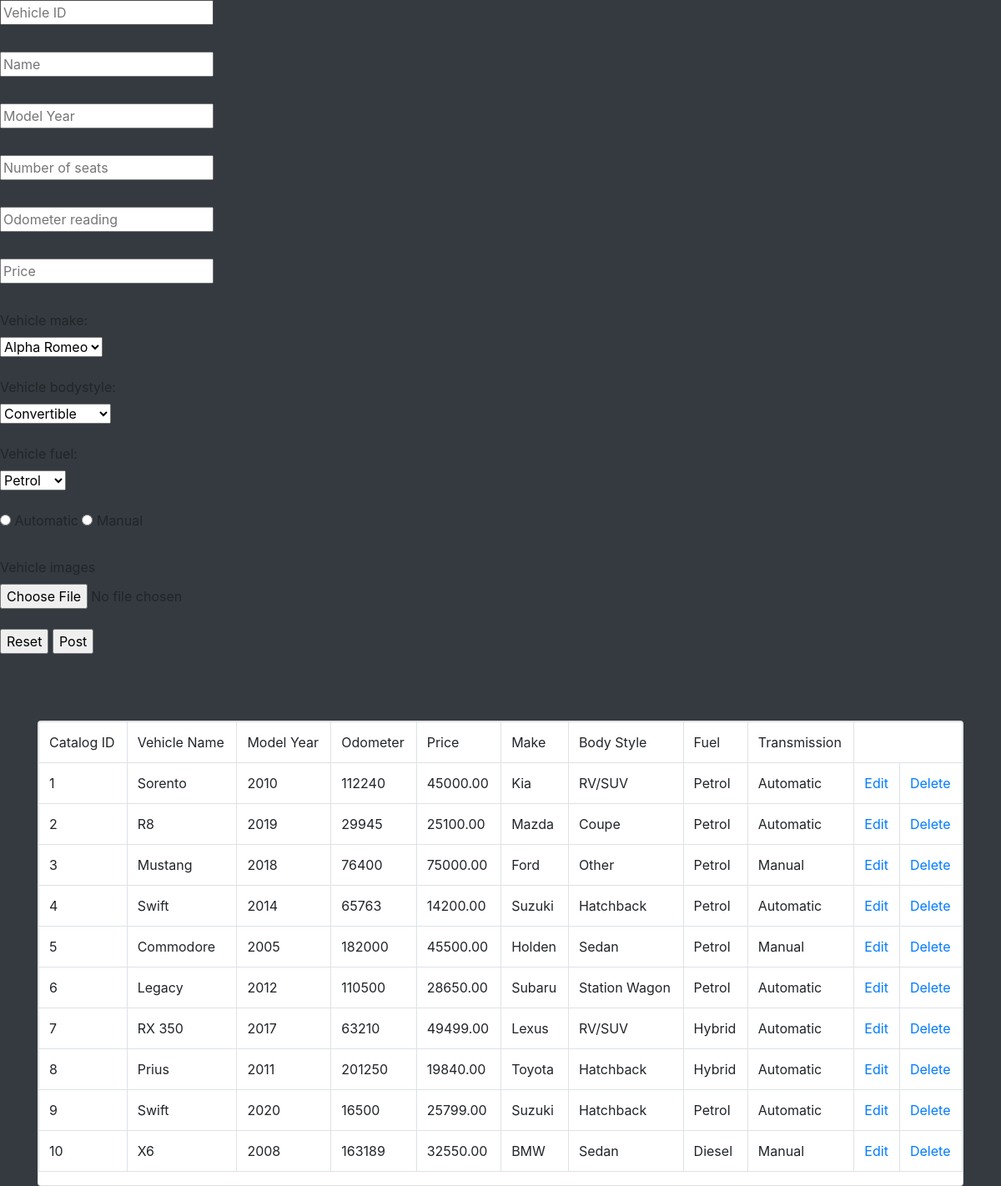
The app's page /adminhub.php, older data.
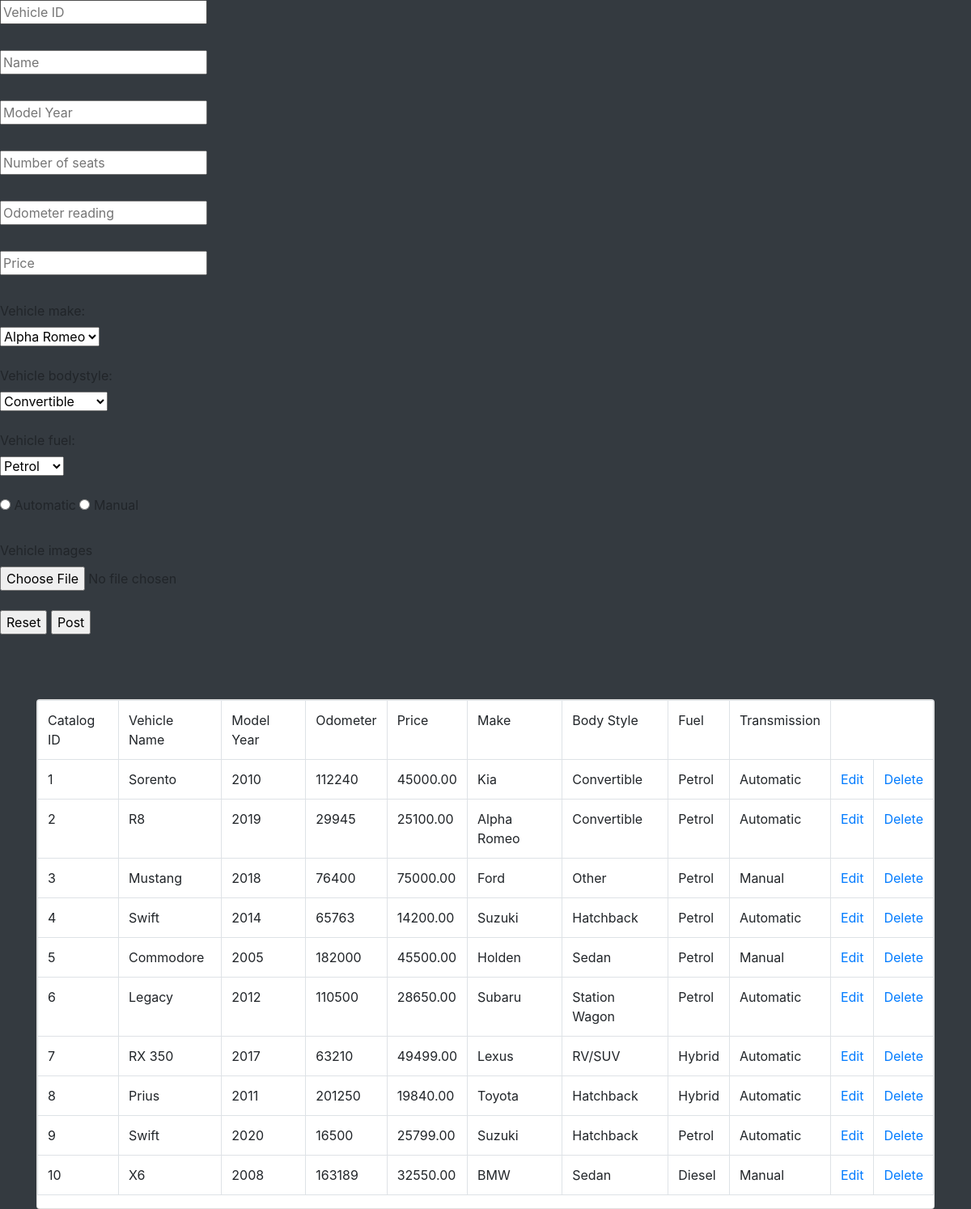
The same page, newer data.
### tables this page shows
CREATE TABLE `catalogue` (
  `catalogid` int(8) NOT NULL,
  `vname` varchar(18) NOT NULL,
  `myear` int(4) NOT NULL,
  `seats` int(2) NOT NULL,
  `odometer` int(7) NOT NULL,
  `price` decimal(10,2) NOT NULL,
  `make` varchar(20) NOT NULL,
  `bodystyle` varchar(24) NOT NULL,
  `fuel` varchar(10) NOT NULL,
  `transmission` varchar(10) NOT NULL,
  `images` blob NOT NULL,
  `images2` blob NOT NULL,
  `images3` blob NOT NULL,
  `descrip` varchar(200) NOT NULL,
  `fulldescrip` varchar(500) NOT NULL
);

### adminhub.php (the view, shortened to what this page needs)
<!DOCTYPE html>
<form action="process.php" method="POST" enctype="multipart/form-data">
<div class = "content">
<label>  <input type = "text" name = "catalogid" placeholder="Vehicle ID"> </label> <br/>
<br/>
<label>  <input type = "text" name = "vname"  placeholder="Name"> </label> <br/>
<br/>
<label>  <input type = "number" name = "myear"  placeholder="Model Year"> </label> <br/>
<br/>
<label>  <input type = "number" name = "seats"  placeholder="Number of seats"> </label> <br/>
<br/>
<label>  <input type = "number" name = "odometer"  placeholder="Odometer reading "> </label> <br/>
<br/>
<label>  <input type = "number" name = "price"  placeholder="Price"> </label> <br/>
<br/>
<label for = "make" > Vehicle make:</label>
<br/>
  <select id= "make" name="make">
    <option value="Alpha Romeo">Alpha Romeo</option>
  </select>
<br/>
<br/>
<label for = "bodystyle" >Vehicle bodystyle:</label>
<br/>
  <select id= "bodystyle" name="bodystyle">
    <option value = "Convertible">Convertible</option>
  </select>
  <br/>
  <br/>
<label for = "fuel" > Vehicle fuel:</label>
<br/>
  <select id= "fuel" name="fuel">
    <option value = "Petrol">Petrol</option>
  </select>
  <br/>
<br/>
<label> <input type = "Radio" id = "transmission" name= "transmission" value= "Automatic"> </label>
				<label for = "Automatic" > Automatic </label>
 <label> <input type = "Radio" id = "transmission" name= "transmission" value= "Manual"> </label>
 <label for = "Manual" > Manual </label>
<br/>
<br/>
 <label>Vehicle images</label>
 <br>
 <input type="file" name="images" id="images"><br>
        <br>
        <label> <input type = "Reset" value = "Reset" class = "reset" > </label>
         <label> <input type = "Submit" value = "Post" class = "submit" name = "submit1" > </label>
        <br>
</form>
<?php
    require_once("Dbconn.php");
    $query = " select * from catalogue ";
    $result = mysqli_query($conn,$query);
?>
<!DOCTYPE html>
<html lang="en">
<head>
    <link rel="stylesheet" a href="CSS/bootstrap.css"/>
</head>
<body class="bg-dark">
        <div class="container">
            <div class="row">
                <div class="col m-auto">
                    <div class="card mt-5">
                        <table class="table table-bordered">
                            <tr>
                                <td> Catalog ID </td>
                                <td> Vehicle Name </td>
                                <td> Model Year </td>
                                <td> Odometer </td>
                                <td> Price </td>
                                <td> Make </td>
                                <td> Body Style </td>
                                <td> Fuel </td>
                                <td> Transmission </td>
                            </tr>
                            <?php
                                    while($row=mysqli_fetch_assoc($result))
                                    {
                                        $catalogid = $row['catalogid'];
                                        $vname = $row['vname'];
                                        $myear = $row['myear'];
                                        $odometer = $row['odometer'];
                                        $price = $row['price'];
                                        $make = $row['make'];
                                        $bodystyle = $row['bodystyle'];
                                        $fuel = $row['fuel'];
                                        $transmission = $row['transmission'];
                            ?>
                                    <tr>
                                        <td><?php echo $catalogid ?></td>
                                        <td><?php echo $vname ?></td>
                                        <td><?php echo $myear ?></td>
                                        <td><?php echo $odometer ?></td>
                                        <td><?php echo $price ?></td>
                                        <td><?php echo $make ?></td>
                                        <td><?php echo $bodystyle ?></td>
                                        <td><?php echo $fuel ?></td>
                                        <td><?php echo $transmission ?></td>
                                        <td><a href="edit.php?GetID=<?php echo $catalogid ?>">Edit</a></td>
                                        <td><a href="delete.php?del=<?php echo $catalogid ?>">Delete</a></td>
                                    </tr>
                            <?php
                                    }
                            ?>
                        </table>
                    </div>
                </div>
            </div>
        </div>
</body>
</html>

Row changes from the older to the newer data that the page shows:
changed catalogue "Sorento": bodystyle "RV/SUV" → "Convertible"
changed catalogue id 2: make "Mazda" → "Alpha Romeo"; bodystyle "Coupe" → "Convertible"
